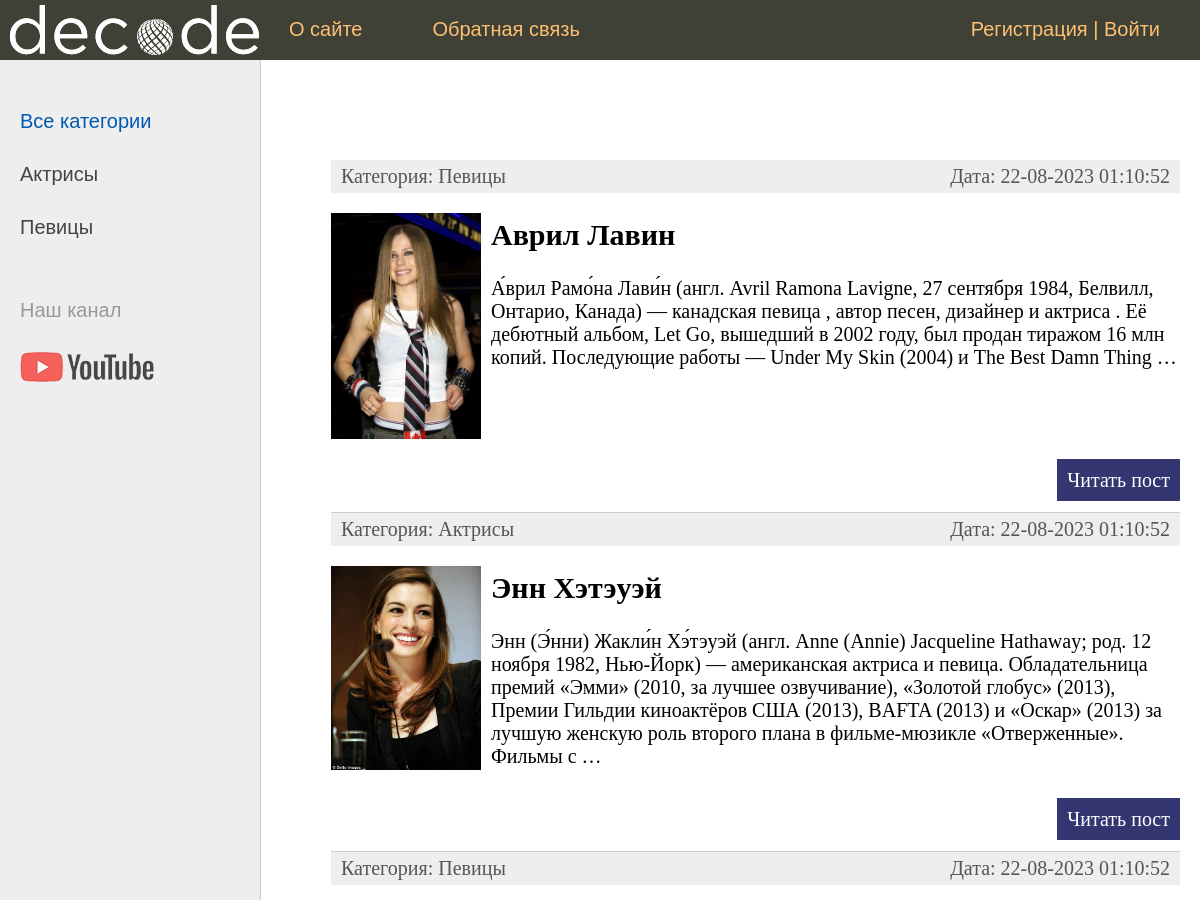
The app's page / (upper part), older data.
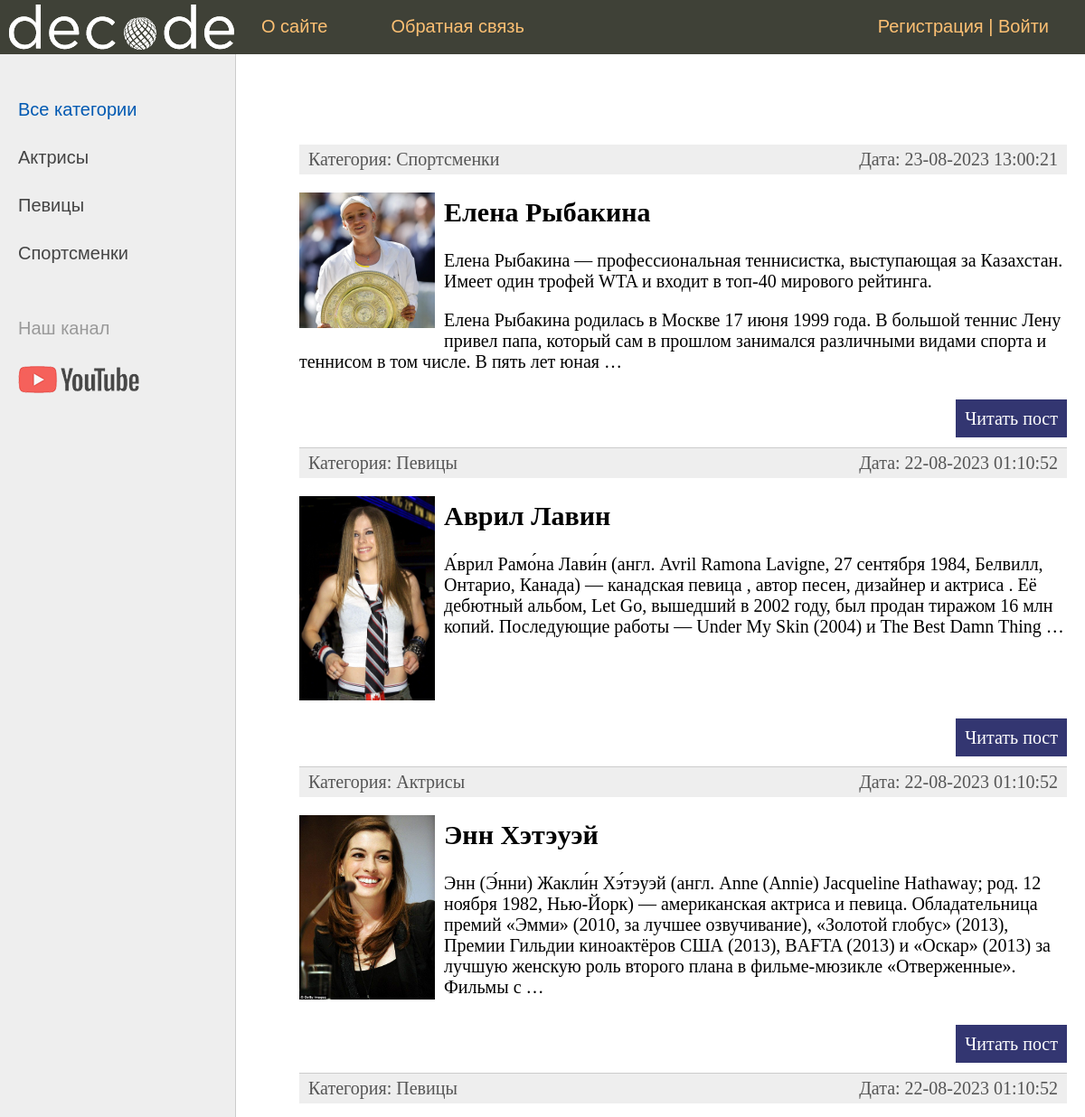
The same page, newer data.
### women/models.py (models this page shows, shortened)
class Category(models.Model):
    name = models.CharField(max_length=100, db_index=True, verbose_name='Категория')
    slug = models.SlugField(max_length=255, unique=True, db_index=True, verbose_name="URL")
    def __str__(self):
        return self.name
    def get_absolute_url(self):
        return reverse('category', kwargs={'cat_slug': self.slug})
    class Meta:
        verbose_name = 'Категории'
        verbose_name_plural = 'Категории'
        ordering = ['id']

class Women(models.Model):
    title = models.CharField(max_length=255, verbose_name='Заголовок')
    slug = models.SlugField(max_length=255, unique=True, db_index=True, verbose_name="URL")
    content = models.TextField(blank=True, verbose_name='Текст статьи')
    photo = models.ImageField(upload_to="photos/%Y/%m/%d/", verbose_name='Фото')
    time_create = models.DateTimeField(auto_now_add=True, verbose_name='Время создания')
    time_update = models.DateTimeField(auto_now=True, verbose_name='Время изменения')
    is_published = models.BooleanField(default=True, verbose_name='Публикация')
    cat = models.ForeignKey('Category', on_delete=models.PROTECT, verbose_name='Категория')
    def get_absolute_url(self):
        return reverse('post', kwargs={'post_slug': self.slug})
    class Meta:
        verbose_name = 'Известные женщины'
        verbose_name_plural = 'Известные женщины'
        ordering = ['-time_create', 'title']

### women/views.py (the view)
# urls.py: path('', WomenHome.as_view(), name='home'),
class WomenHome(DataMixin, ListView):
    model = Women
    template_name = 'women/index.html'
    context_object_name = 'posts'
    def get_context_data(self, *, object_list=None, **kwargs):
        context = super().get_context_data(**kwargs)
        c_def = self.get_user_context(title="Главная страница")
        return dict(list(context.items()) + list(c_def.items()))
    def get_queryset(self):
        return Women.objects.filter(is_published=True).select_related('cat')

### women/utils.py (called while the page is built)
    def get_user_context(self, **kwargs):
        context = kwargs
        cats = cache.get('cats')
        if not cats:
            cats = Category.objects.annotate(Count('women'))
            cache.set('cats', cats, 60)
        user_menu = menu.copy()
        if not self.request.user.is_authenticated:
            user_menu.pop(1)
        context['menu'] = user_menu
        context['cats'] = cats
        if 'cat_selected' not in context:
            context['cat_selected'] = 0
        return context

### women/templates/women/index.html (shortened to what this page needs)
{% extends 'women/base.html' %}
{% block content %}
<ul class="list-articles">
	{% for p in posts %}
			<li><div class="article-panel">
	<p class="first">Категория: {{p.cat}}</p>
	<p class="last">Дата: {{p.time_update|date:"d-m-Y H:i:s"}}</p>
</div>
{% if p.photo %}
	<p><img class="img-article-left thumb" src="{{p.photo.url}}"></p>
{% endif %}
				<h2>{{p.title}}</h2>
	{% autoescape on %}
	{{p.content|linebreaks|truncatewords:50}}
	{% endautoescape %}
			<p class="link-read-post"><a href="{{ p.get_absolute_url }}">Читать пост</a></p>
			</li>
	{% endfor %}
</ul>
{% endblock %}

### women/templates/women/base.html (shortened to what this page needs)
{% load static %}
{% load women_tags %}
<!DOCTYPE html>
<html>
<head>
	<link type="text/css" href="{% static 'women/css/styles.css' %}" rel="stylesheet" />
</head>
<body>
<table class="table-page" border=0 cellpadding="0" cellspacing="0">
<tr><td valign=top>
{% block mainmenu %}
		<div class="header">
			<ul id="mainmenu" class="mainmenu">
			<li class="logo"><a href="{% url 'home' %}"><div class="logo"></div></a></li>
{% for m in menu %}
			<li><a href="{% url m.url_name %}">{{m.title}}</a></li>
{% endfor %}
				{% if request.user.is_authenticated %}
				<li class="last"> {{user.username}} | <a href="{% url 'logout' %}">Выйти</a></li>
				{% else %}
				<li class="last"><a href="{% url 'register' %}">Регистрация</a> | <a href="{% url 'login' %}">Войти</a></li>
				{% endif %}
			</ul>
		</div>
{% endblock mainmenu %}
<table class="table-content" border=0 cellpadding="0" cellspacing="0">
<tr>
	<td valign="top" class="left-chapters">
	<ul id="leftchapters">
{% if cat_selected == 0 %}
		<li class="selected">Все категории</li>
{% else %}
		<li><a href="{% url 'home' %}">Все категории</a></li>
{% endif %}
{% for c in cats %}
{% if c.women__count > 0 %}
	{% if c.pk == cat_selected %}
		<li class="selected">{{c.name}}</li>
	{% else %}
		<li><a href="{{ c.get_absolute_url }}">{{c.name}}</a></li>
	{% endif %}
{% endif %}
{% endfor %}
		<li class="share">
		<p>Наш канал</p>
		<a class="share-yt" href="https://www.youtube.com/c/DecodeSchool" target="_blank" rel="nofollow"></a>
		</li>
	</ul>
</td>
<td valign="top" class="content">
	<div class="content-text">
{% block content %}
{% endblock %}
	</div>
</td></tr></table>
</td></tr>
</table>
</body>
</html>

### women/static/women/css/styles.css (style rules this page uses)
html, body { font-family: 'Arial'; margin: 0; padding: 0; height: 100%; width: 100%; color: #444; }
a { color: #0059b2; text-decoration: none; }
img { max-width: 600px; height: auto; }
img.img-article-left { max-width: 300px; height: auto; float: left; padding: 0 10px 10px 0; }
img.img-article-left.thumb { max-width: 150px; height: auto; }
p.link-read-post { text-align: right; }
p.link-read-post a { padding: 10px; min-width: 100px; background: #333671; color: #fff; text-decoration: none; }
div.article-panel { background: #eee; padding: 5px 10px 5px 10px; box-sizing: border-box; overflow: hidden; color: #555; }
div.article-panel p.first { margin: 0; float: left; }
div.article-panel p.last { margin: 0; float: right; }
ul.list-articles { list-style: none; margin: 0; padding: 0; }
ul.list-articles li { border-bottom: 1px solid #ccc; }
.table-page { width: 100%; height: 100%; vertical-align: top; }
.table-page tr { height: 100%; }
.header { background: #3F4137; height: 60px; }
.logo { background: url('../images/logo-white.png') no-repeat 10px 5px; width: 259px; height: 300px; }
ul.mainmenu { list-style: none; margin: 0; padding: 0; height: 60px; color: #fdc073; font-size: 20px; overflow: hidden; }
ul.mainmenu li { float: left; margin: 18px 40px 0 30px; }
ul.mainmenu li.logo { margin: 0; }
ul.mainmenu li.last { float: right; }
ul.mainmenu li a { color: #fdc073; text-decoration: none; }
.table-content { width: 100%; min-height: 100%; height: 100%; }
.left-chapters { margin: 0; background: #eee; border-right: 1px solid #ccc; min-height: 100%; }
.left-chapters ul { width: 230px; min-height: 100%; margin: 0; padding: 20px 10px 10px 20px; list-style: none; font-size: 20px; }
.left-chapters ul li { margin: 30px 0 0 0; color: #999; }
.left-chapters ul li.selected { color: #0059b2; }
.left-chapters ul li a { color: #444; text-decoration: none; }
.left-chapters ul li.share { margin: 60px 0 0 0; }
.left-chapters ul li.share p { margin: 30px 0 30px 0; }
.left-chapters ul li.share a { display: inline-block; width: 40px; height: 40px; margin: 0 20px 0 0; }
.left-chapters ul li.share a.share-yt { width: 100%; height: 30px; background: url('../images/share_yt.png') no-repeat 0 0 }
.content { padding: 40px 20px 20px 40px; width: 100%; box-sizing: border-box; }
.content-text { margin: 60px 0 0 30px; color: #000; font-size: 20px; font-family: Yandex Sans Display Light; }

Row changes from the older to the newer data that the page shows:
added Category: name "Спортсменки"
added Women: cat "Спортсменки", time_update "23-08-2023 13:00:21", photo (picture), title "Елена Рыбакина", content "Елена Рыбакина — профессиональная теннисистка, выступающая за Казахстан. Имеет один трофей WTA и входит в топ-40 мирового рейтинга. Елена Рыбакина родилась в Москве 17 июня 1999 года. В большой теннис Лену привел папа, который сам в прошлом занимался различными видами спорта и теннисом в том числе. В пять лет юная …"
